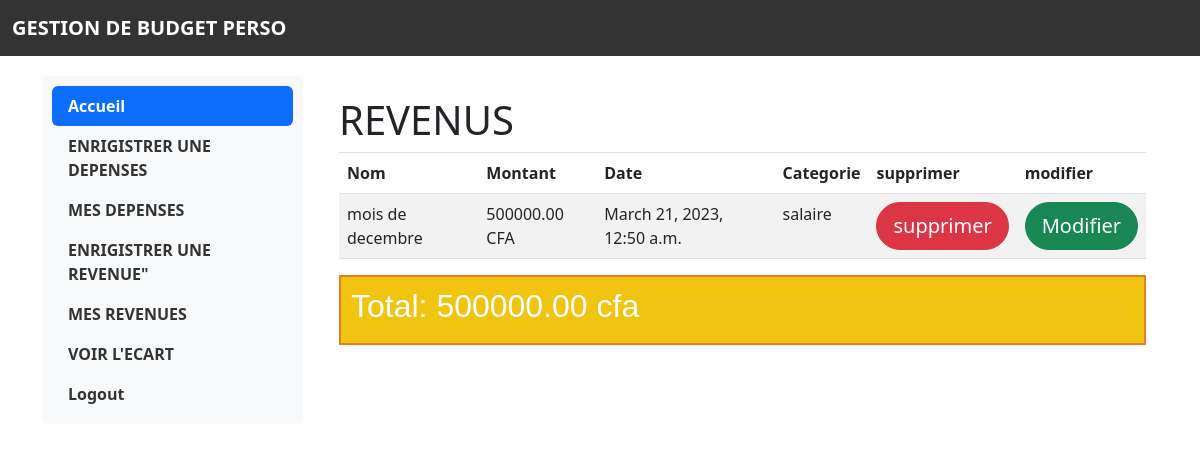
/revenueUser (signed in), run on the app's committed database.
### Budget/models.py (models this page shows, shortened)
class Revenue(models.Model):
    user = models.ForeignKey(AUTH_USER_MODEL, on_delete=models.CASCADE)
    categories = [("salaire", "salaire"),
                  ("Business", "Business")]
    name = models.CharField(max_length=100)
    montant = models.DecimalField(max_digits=10, decimal_places=2)
    date_AJOUT = models.DateTimeField(auto_now_add=True)
    update = models.DateTimeField(auto_now=True)
    categorie = models.CharField(max_length=100, choices=categories)

### Budget/views.py (the view)
# urls.py: path('revenueUser', views.ReadRevenue, name="revenueUser"),
def ReadRevenue(request):
    user = request.user
    try:
        revenue = Revenue.objects.filter(user=user)
        revenue_total = sum([i.montant for i in revenue])
        gap = revenue_total
        context = {"revenue": revenue, "gap": gap}
        return render(request, "RevenueUser.html", context)
    except Revenue.DoesNotExist:
        raise Http404("accun Revenue")

### templates/revenueUser.html (shortened to what this page needs)
{% extends 'base.html' %}
{% block content %}
	<div class="container">
		<h1>REVENUS</h1>
		<table class="table table-striped">
			<thead>
				<tr>
					<th>Nom</th>
					<th>Montant</th>
					<th>Date</th>
					<th>Categorie</th>
					<th>supprimer</th>
					<th>modifier</th>
				</tr>
			</thead>
			<tbody>
				{% for revenue in revenue %}
				<tr>
					<td>{{ revenue.name }}</td>
					<td>{{ revenue.montant }} CFA </td>
					<td>{{ revenue.date_AJOUT }}</td>
					<td>{{revenue.categorie}}</td>
					<td>
						<a href="{% url 'deleteR' revenue.id  %}" class="btn btn-danger btn-lg btn-block rounded-pill">supprimer</a>
					</td>
					<td>
						<a href="{% url 'updateR' revenue.id %}" class="btn btn-success btn-lg btn-block rounded-pill">Modifier</a>
					</td>
				</tr>
				{% endfor %}
			</tbody>
		</table>
		<div class="custom-box">
			<h2>Total: {{ gap }} cfa</h2>
		  </div>
	</div>
{% endblock %}

### templates/base.html (style rules this page uses)
.container { margin-top: 20px; }

### templates/revenueUser.html (style rules this page uses)
table { width: 100%; margin-bottom: 1rem; color: #212529; background-color: transparent; border-collapse: collapse; border-spacing: 0; }
table th, table td { padding: 0.75rem; vertical-align: top; border-top: 1px solid #dee2e6; }
table thead th { vertical-align: bottom; border-bottom: 2px solid #dee2e6; }
thead { background-color: #f2f2f2; }
thead th { font-weight: 700; }
.table-striped tbody tr:nth-of-type(odd) { background-color: rgba(0, 0, 0, 0.05); }
.custom-box { background-color: #f1c40f; border: 2px solid #e67e22; padding: 10px; font-family: Arial, sans-serif; font-size: 24px; font-weight: bold; color: #fff; }

### data on the page
Revenue: name "mois de decembre", montant "500000.00", date_AJOUT "March 21, 2023, 12:50 a.m.", categorie "salaire"

### other printed values
{{ gap }} "500000.00"
